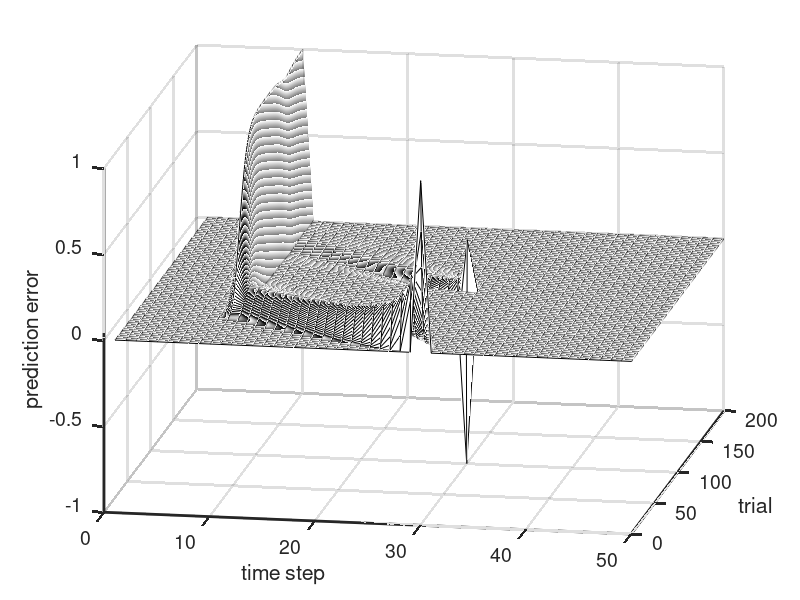

Here is the MATLAB script that generated this plot:
% midbrainDopamine.m
% this script simulates the midbrain dopamine system

a=0.3; % set learning rate
nTrials=200; % set number of trials
nTimes=50; % set number of time steps per trial

x=zeros(nTimes,1); % define input unit vector
y=zeros(nTimes,1); % define difference unit vector
v=zeros(nTimes,1); % define weight (value estimate) vector
r=zeros(nTimes,1); % define reward vector
z=zeros(nTimes,1); % define prediction unit vector
Tcourse=zeros(nTrials,nTimes); % define time course hold array

qTime=10; % set time of cue
rTime=30; % set time of reward

x(qTime:rTime-1)=1; % set input responses

for c=1:nTrials, % for each learning trial
    r(rTime)=1; % set the reward at reward time
    if c==nTrials/2, r(rTime)=0; end % withhold reward once
    y=[0; diff(v.*x)]; % find the response of difference unit
    z=y+r; % find the response of prediction error unit
    v=v+a*x.*[z(2:nTimes);0]; % update the weights (values)
    Tcourse(c,:)=z'; % save the prediction unit time course
end % end learning trial loop




[x(1:31,:) v(1:31,:) y(1:31,:) r(1:31,:) z(1:31,:)]


% plot out results
fs=14; % set font size
lw=2; % set line width
clf
colormap([0 0 0])
mesh(Tcourse)
view([10,20])
set(gca,'linewidth',lw)
set(gca,'fontsize',fs)
xlabel('time step')
ylabel('trial')
zlabel('prediction error')

